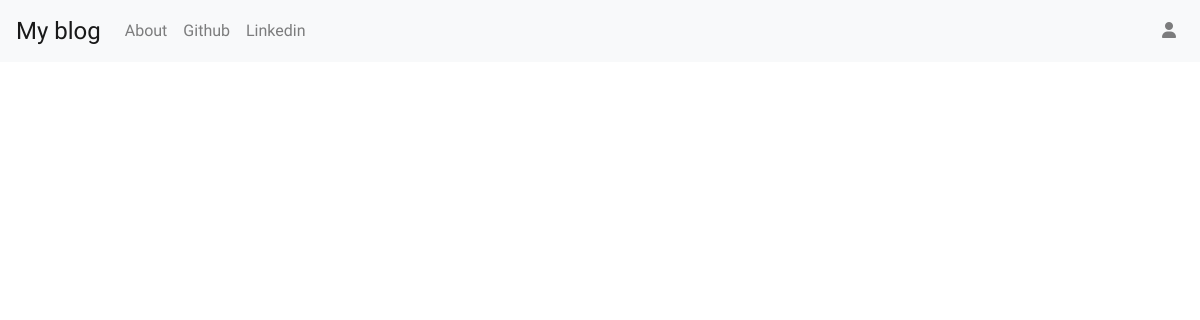
Before: / with the older database file.
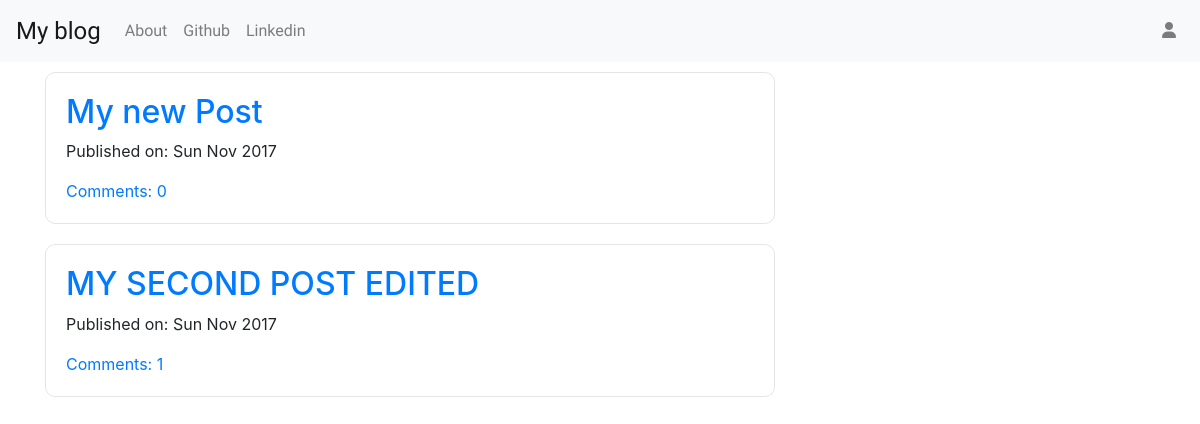
After: the same page with the newer database file.
### blog/models.py (models this page shows, shortened)
class Post(models.Model):
    author = models.ForeignKey('auth.User', on_delete=models.CASCADE, related_name='posts')
    title = models.CharField(max_length=200)
    text = models.TextField()
    created_at = models.DateTimeField(default=timezone.now)
    published_at = models.DateTimeField(blank=True, null=True)
    def approve_comments(self):
        return self.comments.filter(approved_comment=True)

### blog/views.py (the view)
# urls.py: url(r'^$', views.PostListView.as_view(), name='post_list'),
class PostListView(ListView):
    model = Post
    context_object_name = 'posts'
    def get_queryset(self):
        return Post.objects.filter(published_at__lte=timezone.now()).order_by('-published_at')

### blog/templates/blog/post_list.html
{% extends 'blog/base.html' %}
{% block content %}
  <div class="center-stage">
    {% for post in posts %}
      <div class="post">
        <h2><a href="{% url 'blog:post_detail' pk=post.pk %}">{{ post.title }}</a></h2>
        <div class="date">
          <p>Published on: {{ post.published_at|date:'D M Y' }}</p>
        </div>
        <a href="{% url 'blog:post_detail' pk=post.pk %}">
          Comments: {{ post.approve_comments.count }}
        </a>
      </div>
    {% endfor %}
  </div>
{% endblock %}

### blog/templates/blog/base.html (shortened to what this page needs)
{% extends 'layout/base.html' %}
{% load staticfiles %}
{% block styles %}
  <link rel="stylesheet" href="{% static 'css/blog.css' %}">
{% endblock %}
{% block navbar %}
  <nav class="navbar navbar-expand-lg navbar-light bg-light justify-content-between tech-fonts custom-navbar">
    <a class="navbar-brand big-brand" href="{% url 'blog:post_list' %}">
      My blog
    </a>
    <div class="collapse navbar-collapse" id="navbarSupportedContent">
      <ul class="navbar-nav mr-auto">
        <li class="nav-item">
          <a class="nav-link" href="{% url 'blog:about'%}">About</a>
        </li>
        <li class="nav-item">
          <a class="nav-link" href="https://github.com/GiancarlosIO" target="_blank" rel="noopener noreferrer">Github</a>
        </li>
        <li class="nav-item">
          <a class="nav-link" href="https://www.linkedin.com/in/giancarlos-isasi/" target="_blank" rel="noopener noreferrer">Linkedin</a>
        </li>
      </ul>
      <ul class="navbar-nav">
        {% if user.is_authenticated %}
          <li class="nav-item">
            <a class="nav-link" href="{% url 'blog:post_new' %}">New Post</a>
          </li>
          <li class="nav-item">
            <a class="nav-link" href="{% url 'blog:post_draft_list' %}">Drafts</a>
          </li>
          <li class="nav-item">
            <a class="nav-link" href="{% url 'logout' %}">Logout</a>
          </li>
          <li class="nav-item">
            <a class="nav-link">Welcome {{ user.username }}</a>
          </li>
        {% else %}
          <li class="nav-item">
            <a class="nav-link" href="{% url 'login' %}">
              <i class="fa fa-user" aria-hidden="true"></i>
            </a>
          </li>
        {% endif %}
      </ul>
    </div>
  </nav>
{% endblock %}

### templates/layout/base.html (shortened to what this page needs)
{% load staticfiles %}
<!DOCTYPE html>
<html lang="en">
<head>
  <link rel="stylesheet" href="https://maxcdn.bootstrapcdn.com/bootstrap/4.0.0-beta.2/css/bootstrap.min.css">
  <link rel="stylesheet" href="//cdn.jsdelivr.net/npm/medium-editor@latest/dist/css/medium-editor.min.css" type="text/css" media="screen" charset="utf-8">
  {% block styles %}{% endblock %}
</head>
<body>
  {% block navbar %} {% endblock %}
  <div class="content container">
    <div class="row">
      <div class="col-md-8">
        {% block content %}
        {% endblock %}
      </div>
    </div>
  </div>
</body>
</html>

### blog/static/css/blog.css (style rules this page uses)
.tech-fonts { font-family: 'Russo One', sans-serif; margin-bottom: 10px; }
.big-brand { font-size: 1.5em; }
.post { width: 100%; border: 1px solid rgba(0,0,0,0.1); border-radius: 10px; padding: 20px; margin-bottom: 20px; }

Changed rows visible on the page:
added Post: title "My new Post", published_at "Sun Nov 2017", approve_comments.count "0"
added Post: title "MY SECOND POST EDITED", published_at "Sun Nov 2017", approve_comments.count "1"
